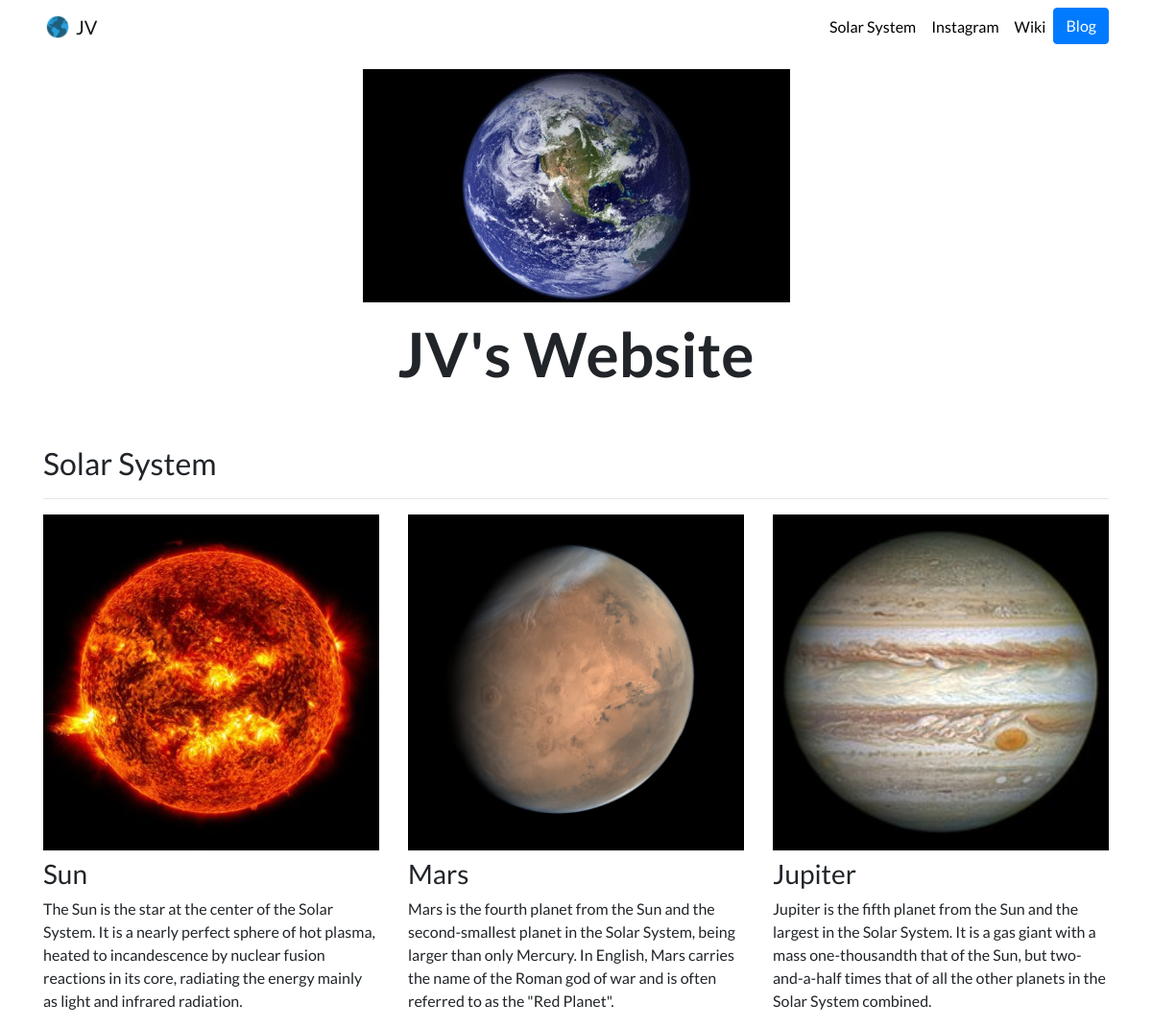
The page / on the database its author committed.
### portfolio/models.py (models this page shows, shortened)
class Project(models.Model):
    title = models.CharField(max_length=100)
    description = models.CharField(max_length=250)
    image = models.ImageField(upload_to='portfolio/images')
    url = models.URLField(blank=True)  # blank=True means filling url isn't required

### portfolio/views.py (the view)
# urls.py: 2. Add a URL to urlpatterns:  path('', views.home, name='home')
def home(request):
    projects = Project.objects.all()
    return render(request, 'portfolio/home.html', {'projects': projects})

### portfolio/templates/portfolio/home.html
{% extends "portfolio/base.html" %}
{% load static %}
{% block content %}
<div class="row justify-content-center my-3">
  <div class="col-5">
    <img src="{% static 'portfolio/earth.jpg' %}" class="img-fluid">
  </div>
</div>
<div class="row justify-content-center mb-3">
  <div class="col-md-9 text-center">
    <h1 id="hometext" class="font-weight-bold">JV's Website</h1>
  </div>
</div>
<h2 class="mt-5">Solar System</h2>
<hr>
<div class="row">
  {% for project in projects %}
  <div class="col-lg-4 col-md-6">
    {% if project.url %}
    <a href="{{ project.url }}">
      <img src="{{ project.image.url }}" class="img-fluid mb-2" width="400" height="400">
    </a>
    {% else %}
    <img src="{{ project.image.url }}" class="img-fluid mb-2">
    {% endif %}
    <h3>{{ project.title }}</h3>
    <p>{{ project.description }}</p>
  </div>
  {% endfor %}
</div>
{% endblock %}

### portfolio/static/portfolio/custom.css (style rules this page uses)
body { font-family: 'Lato', sans-serif; }
@media (min-width: 992px) { #hometext { font-size: 4rem; } }

### rows shown on the page
Project: image (picture), title "Sun", description "The Sun is the star at the center of the Solar System. It is a nearly perfect sphere of hot plasma, heated to incandescence by nuclear fusion reactions in its core, radiating the energy mainly as light and infrared radiation."
Project: image (picture), title "Mars", description "Mars is the fourth planet from the Sun and the second-smallest planet in the Solar System, being larger than only Mercury. In English, Mars carries the name of the Roman god of war and is often referred to as the \"Red Planet\"."
Project: image (picture), title "Jupiter", description "Jupiter is the fifth planet from the Sun and the largest in the Solar System. It is a gas giant with a mass one-thousandth that of the Sun, but two-and-a-half times that of all the other planets in the Solar System combined."
